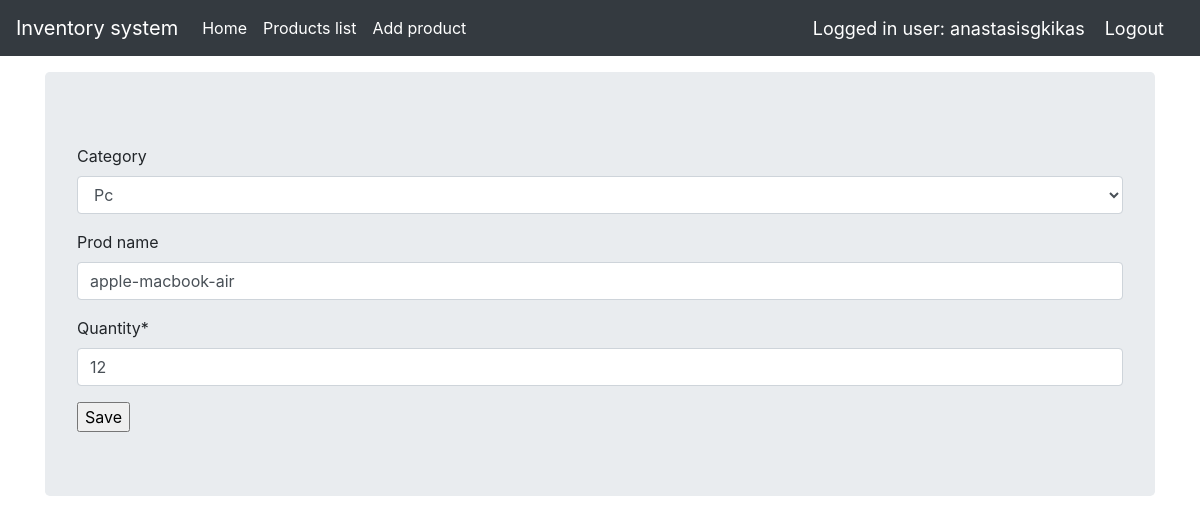
/update_product/1/ (signed in), run on the app's committed database.
### invmanagement/models.py (models this page shows, shortened)
class Product(models.Model):
    category = models.CharField(max_length=50, blank=True, choices=category_choice)
    prod_name = models.CharField(max_length=50, blank=True, null=True)
    quantity = models.IntegerField(default='0', blank=False, null=True)
    availability = models.BooleanField(default=False)
    last_updated = models.DateTimeField(auto_now_add=False, auto_now=True)
    price = models.IntegerField(default=0, blank=False)

### invmanagement/authentications.py (the view)
		def wrapper_func(request, *args, **kwargs):
			group = None
			if request.user.groups.exists():
				group = request.user.groups.all()[0].name
			if group in allowed_roles:
				return view_func(request, *args, **kwargs)
			else:
				return HttpResponse('You are not authorized to view this page')

### invmanagement/forms.py
class ProductUpdateForm(forms.ModelForm):
    class Meta:
        model = Product
        fields = ['category', 'prod_name', 'quantity']

### invmanagement/authentications.py (called while the page is built)
def allowed_users(allowed_roles=[]):
	def decorator(view_func):
		def wrapper_func(request, *args, **kwargs):
			group = None
			if request.user.groups.exists():
				group = request.user.groups.all()[0].name
			if group in allowed_roles:
				return view_func(request, *args, **kwargs)
			else:
				return HttpResponse('You are not authorized to view this page')
		return wrapper_func
	return decorator

### invmanagement/views.py (called while the page is built)
@login_required(login_url='login')
@allowed_users(allowed_roles=['admin', 'manager'])
def update_product(request, pk):
    queryset = Product.objects.get(id=pk)
    form = ProductUpdateForm(instance=queryset)
    if request.method == 'POST':
        form = ProductUpdateForm(request.POST, instance=queryset)
        if form.is_valid():
            form.save()
            messages.success(request, 'Product updated successfully!')
            return redirect('/products')
    context = {
        'form':form
    }
    return render(request, 'create_product.html', context)

### invmanagement/templates/create_product.html (shortened to what this page needs)
{% load static %}
{% load crispy_forms_tags %}
<!doctype html>
<html lang="en">
  <head>
<link href="{% static 'css/stylesheet.css' %}" rel="stylesheet">
<link href="{% static 'css/bootstrap.min.css' %}" rel="stylesheet">
    <link href="{% static 'css/navbar-top-fixed.css' %}" rel="stylesheet">
  </head>
  <body>
    {% include 'navbar.html' %}
<main role="main" class="container">
  <div class="jumbotron">
    <form method="POST" action=" ">{% csrf_token %}
        {{form|crispy}}
        <input type="submit" value="Save">
    </form>
  </div>
</main>
</body>
</html>

### invmanagement/templates/navbar.html (shortened to what this page needs)
{% load static %}
<nav class="navbar navbar-expand-md navbar-dark fixed-top bg-dark">
    <a class="navbar-brand" href="/">Inventory system</a>
    <div class="collapse navbar-collapse" id="navbarCollapse">
        <ul class="navbar-nav mr-auto">
            {% if request.user.groups.all.0.name == "manager" or request.user.groups.all.0.name == "admin" %}
                <li class="nav-item active">
                    <a class="nav-link" href="/">Home <span class="sr-only">(current)</span></a>
                </li>
                <li class="nav-item active">
                    <a class="nav-link" href="/products">Products list</a>
                </li>
            {% endif %}
            {% if request.user.groups.all.0.name == "manager" or request.user.groups.all.0.name == "admin" %}
                <li class="nav-item active">
                    <a class="nav-link" href="/create_product">Add product</a>
                </li>
            {% endif %}
        </ul>
        <span class="hello-msg">Logged in user: {{ request.user }}</span>
        <span><a class="hello-msg" href="{% url 'logout' %}">Logout</a></span>
    </div>
</nav>

### static/css/stylesheet.css (style rules this page uses)
body { background-color: #34eb6b; }

### static/css/navbar-top-fixed.css (style rules this page uses)
body { min-height: 75rem; padding-top: 4.5rem; }

### invmanagement/templates/navbar.html (style rules this page uses)
.hello-msg { font-size: 18px; color: #fff; margin-right: 20px; }

### data on the page
Product: category "Pc", prod_name "apple-macbook-air", quantity "12"

### other printed values
{{ request.user }} "anastasisgkikas"
